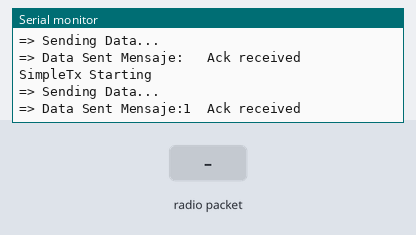
This sketch was run on a simulated Arduino Mega 2560, built with avr-gcc and run on an emulated ATmega2560. On the bench: the last lines printed to the serial monitor. Inputs (shaded band) come from the test bench. No radio packets arrive unless stated.

Above: at 1.8 s.
1.9 s: radio packet "1" arrives
At 2.8 s:
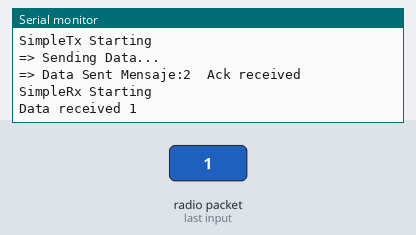
3.6 s: radio packet "0" arrives
At 4.9 s:
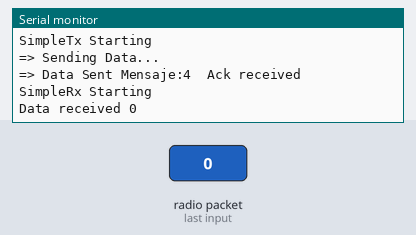
5.1 s: radio packet "2" arrives
At 6.1 s:
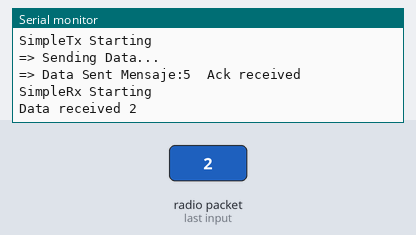
Timing chart, 0 to 8.1 s (numbered marks = the images above; inputs shaded):
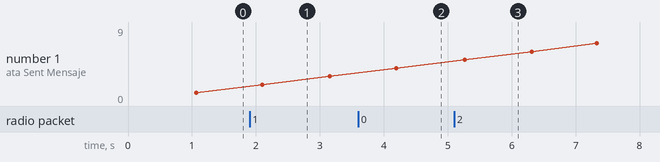

Measured:
- after the input at 1.9 s, the serial monitor: prints a new line after 0.14 s (image 1)
- after the input at 3.6 s, the serial monitor: prints a new line after 0.65 s (image 2)
- after the input at 5.1 s, the serial monitor: prints a new line after 0.23 s (image 3)

The sketch:

SimpleTx-Rx.ino
```cpp
// SimpleTx

#include <SPI.h>
//#include <nRF24L01.h>
#include <RF24.h>


#define CET_PIN 22
#define CSNT_PIN 23
#define CER_PIN 30
#define CSNR_PIN 31

const byte slaveAddress[5] = {'R','x','A','A','A'};


RF24 radioT(CET_PIN, CSNT_PIN); // Crear a Radio
RF24 radioR(CER_PIN, CSNR_PIN);


char dataToSend[11] = "Mensaje: "; //Array que se envia
char txNum = '0';

char dataReceived[11]; //Array que se recibe
bool newData = false;
bool rslt;

//unsigned long currentMillis;
//unsigned long prevMillis;
//unsigned long txIntervalMillis = 1000; // envio una por segundo


void setup() {
//Tx
    Serial.begin(9600);

    //Serial.println("SimpleTx Starting");

    radioT.begin();
    radioT.setDataRate( RF24_250KBPS );
    radioT.setRetries(3,5); // delay, count
    radioT.openWritingPipe(slaveAddress);

//Rx

    radioR.begin();
    radioR.setDataRate( RF24_250KBPS );
    radioR.openReadingPipe(1, slaveAddress);
    radioR.startListening();
}

//====================

void loop() {
   //currentMillis = millis();
    getData();


   // if (currentMillis - prevMillis >= txIntervalMillis) {
      Serial.println("SimpleTx Starting");
        sendData();
    //    prevMillis = millis();
   // }


    showData();

    delay(1000);
}

//====================

void sendData() {
    Serial.println("=> Sending Data...");

    rslt = radioT.write(&dataToSend,sizeof(dataToSend));
    //Serial.println("=> After Write");
    //Serial.println("Fine");
    Serial.print("=> Data Sent ");
    Serial.print(dataToSend);
    if (rslt) {
        Serial.println("  Ack received");
        updateMessage();
    }
    else {
        Serial.println("  Tx failed");
    }
}

//================

void updateMessage() {
        // Para ver si se esta enviando nueva informacion
    txNum += 1;
    if (txNum > '9') {
        txNum = '0';
    }
    dataToSend[8] = txNum;
}

///////////////////////////////////////////////////////////

// SimpleRx

void getData() {
    if ( radioR.available() ) {
        Serial.println("=> Radio R receiving...");
        radioR.read( &dataReceived, sizeof(dataReceived) );
        newData = true;
    }
}

void showData() {
    if (newData == true) {
        Serial.println("SimpleRx Starting");
        Serial.print("Data received ");
        Serial.println(dataReceived);
        newData = false;
    }
}
```
